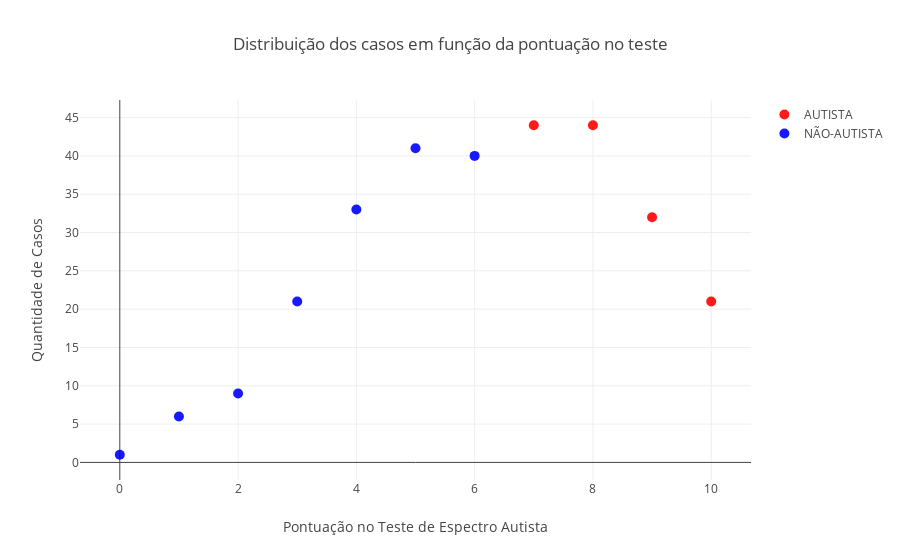

The notebook cell this image was saved under:
### Markdown cell above
## Como o resultado do teste está relacionado com o autismo?

### Code cell
# reload file to avoid mutation stuff
df = dataset.autism()
d = {}
for x, y in zip(df['result'], df['Class/ASD']):
    k = (x, y)
    v = d.setdefault(k, 0)
    d[k] = v + 1

def histogram(d, label, color, name=None):
    c = 'rgba({0}, {1}, {2}, .9)'.format(*color)
    return  go.Scatter(
        x=[x for (x, l), y in d.items() if l == label], 
        y=[y for (x, l), y in d.items() if l == label], 
        name=name,
        mode = 'markers',
        marker = dict(size = 10,
                      color = c),
        text = label)


# to save as html change iplot to plot
py.iplot({
"data": [
    histogram(d, 'YES', (255, 0, 0), name="AUTISTA"),
    histogram(d, 'NO', (0, 0, 255), name="NÃO-AUTISTA")
],
"layout": go.Layout(
    title="Distribuição dos casos em função da pontuação no teste",
    xaxis=dict(title="Pontuação no Teste de Espectro Autista"),
    yaxis=dict(title="Quantidade de Casos")
)
})

### Figure 1 — Plotly figure (JSON) as saved in the notebook; plotly's stock layout.template omitted (floating-point values rounded to 4 significant figures)
{"data": [{"marker": {"color": "rgba(255, 0, 0, .9)", "size": 10}, "mode": "markers", "name": "AUTISTA", "text": "YES", "type": "scatter", "uid": "ce6c55fc-b530-4a2a-9136-8ce3e1d28e84", "x": [10, 7, 8, 9], "y": [21, 44, 44, 32]}, {"marker": {"color": "rgba(0, 0, 255, .9)", "size": 10}, "mode": "markers", "name": "NÃO-AUTISTA", "text": "NO", "type": "scatter", "uid": "b486560c-d4d1-463f-bd57-e59e8d5f7d2d", "x": [5, 4, 3, 2, 1, 6, 0], "y": [41, 33, 21, 9, 6, 40, 1]}], "layout": {"title": {"text": "Distribuição dos casos em função da pontuação no teste"}, "xaxis": {"title": {"text": "Pontuação no Teste de Espectro Autista"}}, "yaxis": {"title": {"text": "Quantidade de Casos"}}}}
